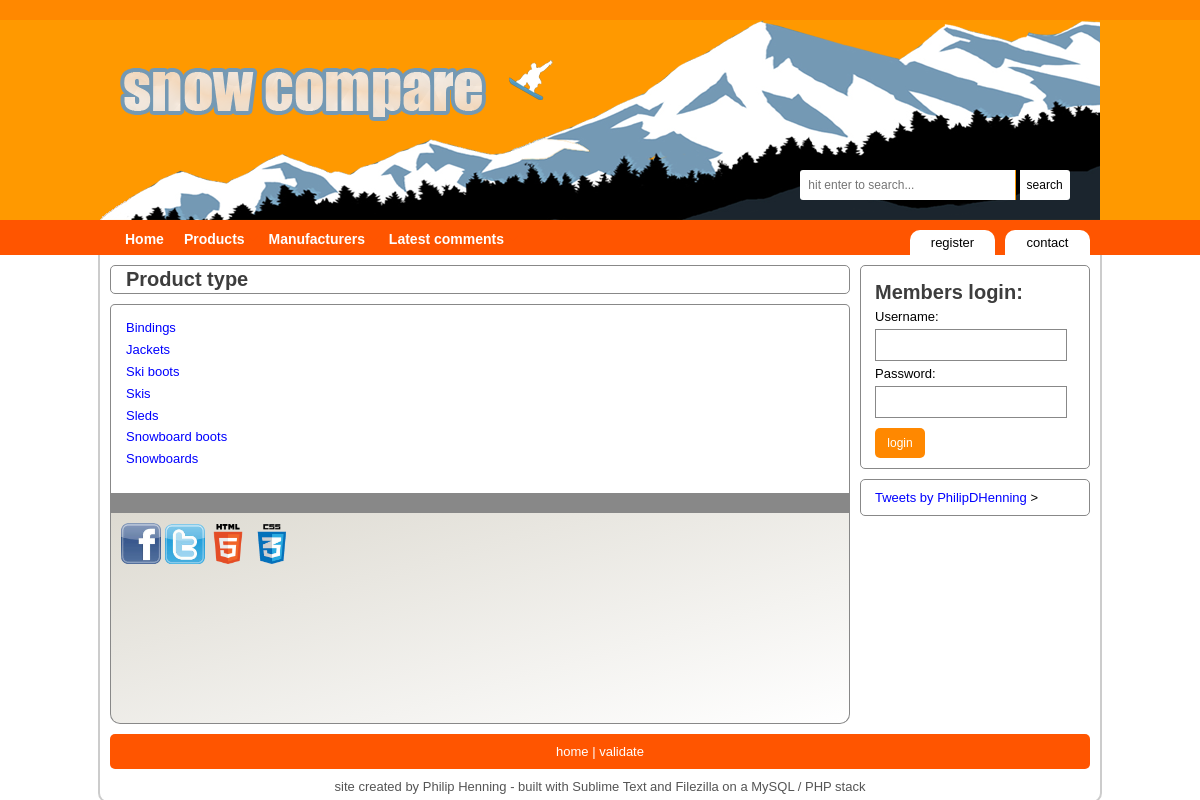
The app's page /pages/search/type.php with its own data.
### tables this page shows
CREATE TABLE `type` (
  `id` SMALLINT(6) NOT NULL,
  `name` VARCHAR(50) NOT NULL,
  `description` TEXT,
  PRIMARY KEY (`id`)
);

### pages/search/type.php (the view, shortened to what this page needs)
<?php
	$path = "../../";
	include($path."assets/includes/database_connection.php");
	include($path."assets/includes/header.php");
	if (isset($_GET['type']))
		{
			$type = $_GET['type'];
			$description_query = "SELECT description
	         					FROM type
	         					WHERE type.name = '".$type."'
	         					LIMIT 1";
			$query = "SELECT product.id AS product_id, product.name AS product_name, product.manufacturer_id AS manufacturer_id,year, price, product.description AS product_description, manufacturer, image, type.name AS type_name
					FROM product
					LEFT JOIN type ON product.type_id = type.id
					LEFT JOIN manufacturer ON product.manufacturer_id = manufacturer.id
					WHERE type.name = '".$type."'
					ORDER BY manufacturer";
			echo "<h2>".$type."</h2>";
         	$description_result = mysqli_query($connection, $description_query);
         	if(mysqli_num_rows($description_result) > 0)
        		{
		         	while($description_row = mysqli_fetch_array($description_result, MYSQLI_ASSOC))
						{
							echo "<p class='description'>".$description_row['description']."</p>";
						}
				}
			$result = mysqli_query($connection, $query);
		    if (mysqli_num_rows($result) > 0)
		        {
	        	$result_count = mysqli_num_rows($result);
	        	if(mysqli_num_rows($result) == 1)
	        		{
	        			$result_text = " product";
	        		}
	        	else
	        		{
	        			$result_text = " products";
	        		}
	         	echo "<h4>".$result_count." matching ".$result_text." found</h4>";
				while($row = mysqli_fetch_array($result, MYSQLI_ASSOC))
					{
						echo "<div class='results'>";
						$image_query = "SELECT name, location
										FROM product, product_image
										WHERE product.id = product_image.product_id
										AND product.id = '".$row['product_id']."'
										LIMIT 1";
						$image_result = mysqli_query($connection, $image_query);
						if(mysqli_num_rows($image_result) > 0)
							{
								while($image_row = mysqli_fetch_array($image_result, MYSQLI_ASSOC))
									{
										echo "<a href='product.php?product_id=".$row['product_id']."&amp;manufacturer_id=".$row['manufacturer_id']."'><img src='".$path."/assets/".$image_row['location']."' alt='product' /></a>";
									}
							}
						echo "<a href='manufacturer.php?manufacturer=".$row['manufacturer']."'><img class='logo' src='".$path."/assets/".$row['image']."' alt='image' /></a>
							<h4>".$row['manufacturer']." - ".$row['product_name']."</h4>
							<span class='xs'>Name:</span><a href='product.php?product_id=".$row['product_id']."&amp;manufacturer_id=".$row['manufacturer_id']."'>".$row['product_name']."</a><br />
							<span class='xs'>Model:</span>".$row['product_id']."<br />
							<span class='xs'>Manufacturer:</span><a href='manufacturer.php?manufacturer=".$row['manufacturer']."'>".$row['manufacturer']."</a><br />
							<span class='xs'>Year:</span>".$row['year']."<br />
							<span class='xs'>Price:</span>&#163;".$row['price']."<br />
							<span class='xs'>Description:</span><span class='m'>".substr($row['product_description'],0,200)."... </span>
							</div>";
					}
				}
		    else
		    	{
		    		echo "<h4>Sorry, there are currently no products in this section</h4>";
		    	}
		}
	else
		{
			$query = "SELECT * FROM type ORDER BY name";
			$result = mysqli_query($connection, $query);
		    if (mysqli_num_rows($result) > 0)
		        {
					while($row = mysqli_fetch_array($result, MYSQLI_ASSOC))
						{
							echo "<p><a href='type.php?type=".$row['name']."'>".$row['name']."</a></p>";
						}
		    	}
		}
	include($path."assets/includes/login.php");
	include($path."assets/includes/footer.php");
?>

### assets/css/general.css (style rules this page uses)
* { margin: 0; padding:0; font-family: Tahoma, Geneva, sans-serif; font-size: 13px; border-color: #888888; }
a:link, a:active, a:visited { text-decoration: none; color: blue; }
p { margin: 5px; color: #555555; }

### records on screen
type: name "Bindings"
type: name "Jackets"
type: name "Ski boots"
type: name "Skis"
type: name "Sleds"
type: name "Snowboard boots"
type: name "Snowboards"

### other values on screen
$page_title "Product type"
